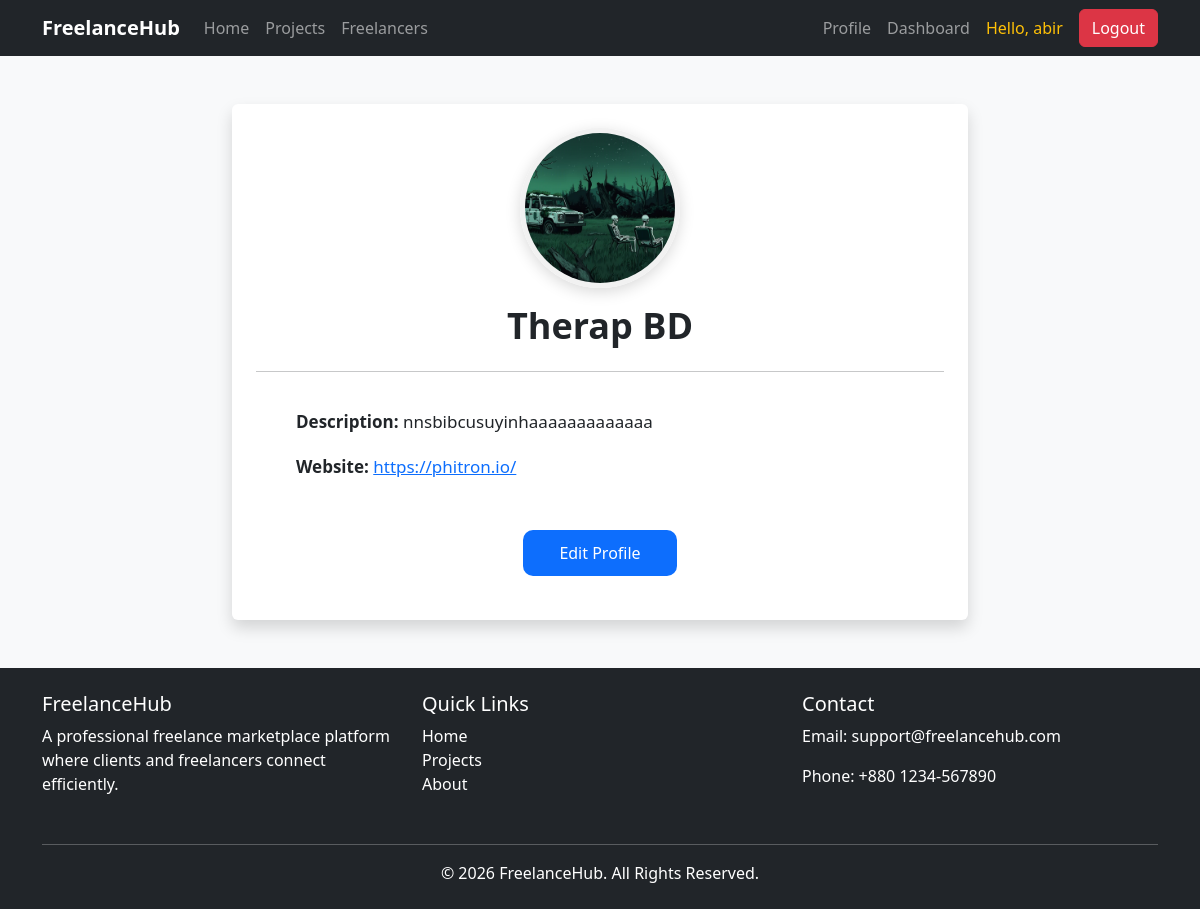
Screenshot of /profile/ (signed in) with the database file from the repository.
### accounts/models.py (models this page shows, shortened)
class User(AbstractUser):
    role= models.CharField(max_length=50,choices=ROLE_CHOICES)
    is_verified= models.BooleanField(default=False)

### profiles/models.py (models this page shows, shortened)
class ClientProfile(models.Model):
    user = models.OneToOneField(
        settings.AUTH_USER_MODEL,
        on_delete=models.CASCADE,
        related_name='client_profile'
    )
    company_name = models.CharField(
        max_length=200,
        blank=True
    )
    company_logo = models.ImageField(
        upload_to='clients/',
        blank=True,
        null=True
    )
    company_description = models.TextField(
        blank=True
    )
    company_website = models.URLField(
        blank=True
    )

### profiles/views.py (the view, shortened to what this page needs)
# urls.py: path('',profile_view,name='profile'),
@login_required
def profile_view(request):
    user = request.user
    edit_mode = request.GET.get('edit')
    if user.role == 'freelancer':
        profile, created = FreelanceProfile.objects.get_or_create(
            user=user
        )
        form = FreelancerProfileForm(
            instance=profile
        )
        if request.method == 'POST':
            form = FreelancerProfileForm(
                request.POST,
                request.FILES,
                instance=profile
            )
            if form.is_valid():
                form.save()
                return redirect('profile')
    else:
        profile, created = ClientProfile.objects.get_or_create(
            user=user
        )
        form = ClientProfileForm(
            instance=profile
        )
    context = {
        'profile': profile,
        'form': form,
        'edit_mode': edit_mode,
    }
    return render(
        request,
        'profiles/profile.html',
        context
    )

### profiles/templates/profiles/profile.html (shortened to what this page needs)
{% extends 'base.html' %}
{% load static %}
{% block content %}
<div class="container mt-5">
    <div class="row justify-content-center">
        <div class="col-lg-8">
            <div class="card shadow border-0 p-4">
                <div class="text-center">
                    {% if user.role == 'freelancer' %}
                        {% if profile.profile_image %}
                            <img
                                src="{{ profile.profile_image.url }}"
                                class="profile-image"
                                width="160"
                                height="160"
                            >
                        {% endif %}
                        <h2 class="profile-name">{{ user.first_name }}</h2>
                    {% else %}
                        {% if profile.company_logo %}
                            <img
                                src="{{ profile.company_logo.url }}"
                                class="profile-image"
                                width="160"
                                height="160"
                            >
                        {% endif %}
                        <h2 class="profile-name">{{ profile.company_name }}</h2>
                    {% endif %}
                </div>
                <hr>
                {% if not edit_mode %}
                    <div class="profile-details">
                        {% if user.role == 'freelancer' %}
                            <p class="detail-text"><strong>Bio:</strong> {{ profile.bio }}</p>
                            <p class="detail-text"><strong>Skills:</strong> {{ profile.skills }}</p>
                            <p class="detail-text"><strong>Hourly Rate:</strong> ${{ profile.hourly_rate }}</p>
                            <p class="detail-text">
                                <strong>Github:</strong>
                                <a href="{{ profile.github }}">{{ profile.github }}</a>
                            </p>
                            <p class="detail-text">
                                <strong>LinkedIn:</strong>
                                <a href="{{ profile.linkedin }}">{{ profile.linkedin }}</a>
                            </p>
                        {% else %}
                            <p class="detail-text"><strong>Description:</strong> {{ profile.company_description }}</p>
                            <p class="detail-text">
                                <strong>Website:</strong>
                                <a href="{{ profile.company_website }}">{{ profile.company_website }}</a>
                            </p>
                        {% endif %}
                        <div class="text-center mt-5">
                            <a href="?edit=True" class="btn btn-edit">Edit Profile</a>
                        </div>
                    </div>
                {% endif %}
            </div>
        </div>
    </div>
</div>
{% endblock %}

### templates/navbar.html (shortened to what this page needs)
<nav class="navbar navbar-expand-lg navbar-dark bg-dark">
  <div class="container">
    <a class="navbar-brand fw-bold" href="/"> FreelanceHub </a>
    <div class="collapse navbar-collapse" id="navbarContent">
      <ul class="navbar-nav me-auto mb-2 mb-lg-0">
        <li class="nav-item">
          <a class="nav-link" href="/"> Home </a>
        </li>
        <li class="nav-item">
          <a class="nav-link" href="{% url 'project_list' %}"> Projects </a>
        </li>
        <li class="nav-item">
          <a class="nav-link" href="#"> Freelancers </a>
        </li>
      </ul>
      <ul class="navbar-nav align-items-center">
        {% if user.is_authenticated %}
        <li class="nav-item">
          <a class="nav-link" href="{% url 'profile' %}"> Profile </a>
        </li>
        <li class="nav-item">
          <a class="nav-link" href="#"> Dashboard </a>
        </li>
        <li class="nav-item">
          <span class="nav-link text-warning">
            Hello, {{ user.first_name }}
          </span>
        </li>
        <li class="nav-item">
          <a class="btn btn-danger ms-2" href="{% url 'logout' %}"> Logout </a>
        </li>
        {% endif %}
      </ul>
    </div>
  </div>
</nav>

### static/style.css (style rules this page uses)
body { background-color: #f8f9fa; }
.profile-image { border-radius: 50%; margin-bottom: 1rem; object-fit: cover; object-position: center; border: 5px solid #f1f1f1; box-shadow: 0 4px 15px rgba(0, 0, 0, 0.15); }
.profile-name { font-size: 36px; font-weight: 700; }
.profile-details { padding: 20px 40px; }
.detail-text { font-size: 17px; line-height: 1.7; }
.btn-edit { padding: 10px 35px; border-radius: 10px; background-color: #0d6efd; color: white; text-decoration: none; transition: background-color 0.3s ease; }
.navbar a { text-decoration: none; }

### rows the page displays
User: first_name "abir"
ClientProfile: company_logo (picture), company_name "Therap BD", company_description "nnsbibcusuyinhaaaaaaaaaaaaa", company_website "https://phitron.io/"
